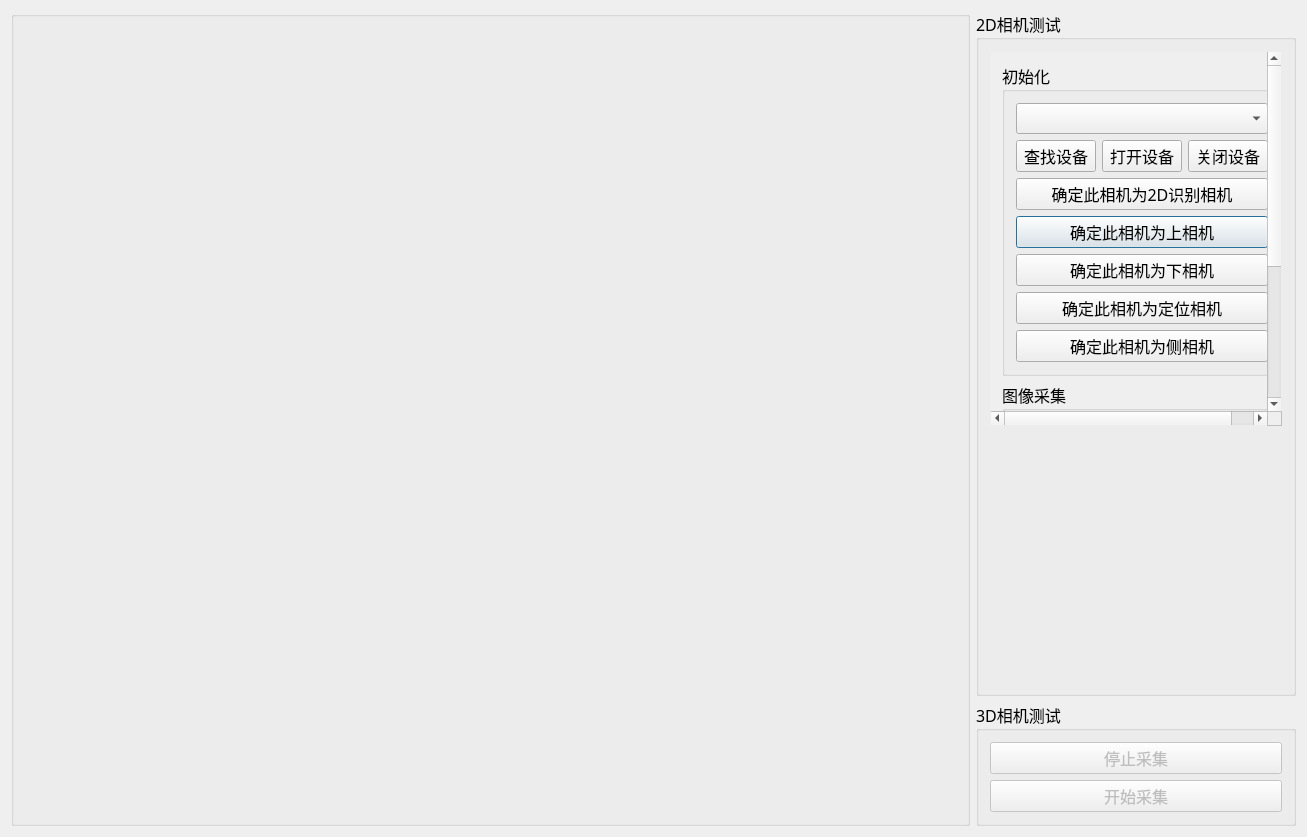
<?xml version="1.0" encoding="UTF-8"?>
<ui version="4.0">
 <class>qg_2dCameraSettingClass</class>
 <widget class="QDialog" name="qg_2dCameraSettingClass">
  <property name="geometry">
   <rect>
    <x>0</x>
    <y>0</y>
    <width>1307</width>
    <height>837</height>
   </rect>
  </property>
  <property name="font">
   <font>
    <family>微软雅黑</family>
    <pointsize>12</pointsize>
   </font>
  </property>
  <property name="windowTitle">
   <string>qg_2dCameraSetting</string>
  </property>
  <layout class="QHBoxLayout" name="horizontalLayout_2" stretch="3,1">
   <item>
    <widget class="QtMyGroupBox" name="groupBox">
     <property name="styleSheet">
      <string notr="true"/>
     </property>
     <property name="title">
      <string/>
     </property>
     <layout class="QHBoxLayout" name="horizontalLayout_3">
      <item>
       <widget class="QGraphicsViews" name="lbl_Window" native="true">
        <property name="styleSheet">
         <string notr="true">border: 1px solid transparent;</string>
        </property>
       </widget>
      </item>
     </layout>
    </widget>
   </item>
   <item>
    <layout class="QVBoxLayout" name="verticalLayout_3" stretch="6,1">
     <item>
      <widget class="TechGroupBox" name="groupBox_CameraTest2D">
       <property name="font">
        <font>
         <family>微软雅黑</family>
         <pointsize>12</pointsize>
        </font>
       </property>
       <property name="styleSheet">
        <string notr="true"/>
       </property>
       <property name="title">
        <string>2D相机测试</string>
       </property>
       <layout class="QVBoxLayout" name="verticalLayout" stretch="3,2">
        <item>
         <widget class="QScrollArea" name="scrollArea">
          <property name="font">
           <font>
            <family>微软雅黑</family>
            <pointsize>12</pointsize>
           </font>
          </property>
          <property name="styleSheet">
           <string notr="true">QScrollArea{
border: 1px solid transparent;
}</string>
          </property>
          <property name="widgetResizable">
           <bool>true</bool>
          </property>
          <widget class="QWidget" name="scrollAreaWidgetContents">
           <property name="geometry">
            <rect>
             <x>0</x>
             <y>0</y>
             <width>280</width>
             <height>516</height>
            </rect>
           </property>
           <layout class="QVBoxLayout" name="verticalLayout_4">
            <item>
             <widget class="QGroupBox" name="groupBox_Init">
              <property name="font">
               <font>
                <family>微软雅黑</family>
                <pointsize>12</pointsize>
               </font>
              </property>
              <property name="title">
               <string>初始化</string>
              </property>
              <layout class="QGridLayout" name="gridLayout">
               <item row="5" column="0" colspan="3">
                <widget class="QPushButton" name="pushButton_sureED_Up">
                 <property name="font">
                  <font>
                   <family>微软雅黑</family>
                   <pointsize>12</pointsize>
                  </font>
                 </property>
                 <property name="text">
                  <string>确定此相机为上相机</string>
                 </property>
                </widget>
               </item>
               <item row="1" column="0">
                <widget class="QPushButton" name="pushButton_FindDevices">
                 <property name="font">
                  <font>
                   <family>微软雅黑</family>
                   <pointsize>12</pointsize>
                  </font>
                 </property>
                 <property name="text">
                  <string>查找设备</string>
                 </property>
                </widget>
               </item>
               <item row="7" column="0" colspan="3">
                <widget class="QPushButton" name="pushButton_sureED_Location">
                 <property name="font">
                  <font>
                   <family>微软雅黑</family>
                   <pointsize>12</pointsize>
                  </font>
                 </property>
                 <property name="text">
                  <string>确定此相机为定位相机</string>
                 </property>
                </widget>
               </item>
               <item row="4" column="0" colspan="3">
                <widget class="QPushButton" name="pushButton_sure2D">
                 <property name="font">
                  <font>
                   <family>微软雅黑</family>
                   <pointsize>12</pointsize>
                  </font>
                 </property>
                 <property name="text">
                  <string>确定此相机为2D识别相机</string>
                 </property>
                </widget>
               </item>
               <item row="1" column="1">
                <widget class="QPushButton" name="pushButton_OpenDevices">
                 <property name="font">
                  <font>
                   <family>微软雅黑</family>
                   <pointsize>12</pointsize>
                  </font>
                 </property>
                 <property name="text">
                  <string>打开设备</string>
                 </property>
                </widget>
               </item>
               <item row="1" column="2">
                <widget class="QPushButton" name="pushButton_CloseDevices">
                 <property name="font">
                  <font>
                   <family>微软雅黑</family>
                   <pointsize>12</pointsize>
                  </font>
                 </property>
                 <property name="text">
                  <string>关闭设备</string>
                 </property>
                </widget>
               </item>
               <item row="6" column="0" colspan="3">
                <widget class="QPushButton" name="pushButton_sureED_Down">
                 <property name="font">
                  <font>
                   <family>微软雅黑</family>
                   <pointsize>12</pointsize>
                  </font>
                 </property>
                 <property name="text">
                  <string>确定此相机为下相机</string>
                 </property>
                </widget>
               </item>
               <item row="0" column="0" colspan="3">
                <widget class="QComboBox" name="comboBox_CameraID">
                 <property name="font">
                  <font>
                   <family>微软雅黑</family>
                   <pointsize>12</pointsize>
                  </font>
                 </property>
                </widget>
               </item>
               <item row="8" column="0" colspan="3">
                <widget class="QPushButton" name="pushButton_sideCamera">
                 <property name="font">
                  <font>
                   <family>微软雅黑</family>
                   <pointsize>12</pointsize>
                  </font>
                 </property>
                 <property name="text">
                  <string>确定此相机为侧相机</string>
                 </property>
                </widget>
               </item>
              </layout>
             </widget>
            </item>
            <item>
             <widget class="QGroupBox" name="groupBox_Grabbing">
              <property name="font">
               <font>
                <family>微软雅黑</family>
                <pointsize>12</pointsize>
               </font>
              </property>
              <property name="title">
               <string>图像采集</string>
              </property>
              <layout class="QHBoxLayout" name="horizontalLayout">
               <item>
                <widget class="QPushButton" name="pushButton_StartGrabbing">
                 <property name="font">
                  <font>
                   <family>微软雅黑</family>
                   <pointsize>12</pointsize>
                  </font>
                 </property>
                 <property name="text">
                  <string>开始采集</string>
                 </property>
                </widget>
               </item>
               <item>
                <widget class="QPushButton" name="pushButton_StopGrabbing">
                 <property name="font">
                  <font>
                   <family>微软雅黑</family>
                   <pointsize>12</pointsize>
                  </font>
                 </property>
                 <property name="text">
                  <string>停止采集</string>
                 </property>
                </widget>
               </item>
               <item>
                <widget class="QPushButton" name="pushButton_SaveImg">
                 <property name="font">
                  <font>
                   <family>微软雅黑</family>
                   <pointsize>12</pointsize>
                  </font>
                 </property>
                 <property name="text">
                  <string>图片保存</string>
                 </property>
                </widget>
               </item>
              </layout>
             </widget>
            </item>
            <item>
             <widget class="QGroupBox" name="groupBox_Paramer">
              <property name="font">
               <font>
                <family>微软雅黑</family>
                <pointsize>12</pointsize>
               </font>
              </property>
              <property name="title">
               <string>参数</string>
              </property>
              <layout class="QGridLayout" name="gridLayout_3">
               <item row="1" column="1">
                <widget class="QLineEdit" name="lineEdit_FrameRate">
                 <property name="font">
                  <font>
                   <family>微软雅黑</family>
                   <pointsize>12</pointsize>
                  </font>
                 </property>
                </widget>
               </item>
               <item row="0" column="3">
                <widget class="QLineEdit" name="lineEdit_Gain">
                 <property name="font">
                  <font>
                   <family>微软雅黑</family>
                   <pointsize>12</pointsize>
                  </font>
                 </property>
                </widget>
               </item>
               <item row="0" column="1">
                <widget class="QLineEdit" name="lineEdit_Exposure">
                 <property name="font">
                  <font>
                   <family>微软雅黑</family>
                   <pointsize>12</pointsize>
                  </font>
                 </property>
                </widget>
               </item>
               <item row="1" column="0">
                <widget class="QLabel" name="label_4">
                 <property name="font">
                  <font>
                   <family>微软雅黑</family>
                   <pointsize>12</pointsize>
                  </font>
                 </property>
                 <property name="text">
                  <string>帧率</string>
                 </property>
                </widget>
               </item>
               <item row="0" column="0">
                <widget class="QLabel" name="label">
                 <property name="font">
                  <font>
                   <family>微软雅黑</family>
                   <pointsize>12</pointsize>
                  </font>
                 </property>
                 <property name="text">
                  <string>曝光</string>
                 </property>
                </widget>
               </item>
               <item row="1" column="3">
                <widget class="QPushButton" name="pushButton_ReadParamer">
                 <property name="font">
                  <font>
                   <family>微软雅黑</family>
                   <pointsize>12</pointsize>
                  </font>
                 </property>
                 <property name="text">
                  <string>读取参数</string>
                 </property>
                </widget>
               </item>
               <item row="0" column="2">
                <widget class="QLabel" name="label_2">
                 <property name="font">
                  <font>
                   <family>微软雅黑</family>
                   <pointsize>12</pointsize>
                  </font>
                 </property>
                 <property name="text">
                  <string>增益</string>
                 </property>
                </widget>
               </item>
               <item row="2" column="3">
                <widget class="QPushButton" name="pushButton_WriteParamer">
                 <property name="font">
                  <font>
                   <family>微软雅黑</family>
                   <pointsize>12</pointsize>
                  </font>
                 </property>
                 <property name="text">
                  <string>写入参数</string>
                 </property>
                </widget>
               </item>
              </layout>
             </widget>
            </item>
           </layout>
          </widget>
         </widget>
        </item>
        <item>
         <widget class="qg_JogButton" name="widget_JogButton" native="true"/>
        </item>
       </layout>
      </widget>
     </item>
     <item>
      <widget class="QGroupBox" name="groupBox_CameraTest3D">
       <property name="title">
        <string>3D相机测试</string>
       </property>
       <layout class="QVBoxLayout" name="verticalLayout_2">
        <item>
         <widget class="QPushButton" name="pushButton_StopGrabbing_3D">
          <property name="enabled">
           <bool>false</bool>
          </property>
          <property name="text">
           <string>停止采集</string>
          </property>
         </widget>
        </item>
        <item>
         <widget class="QPushButton" name="pushButton_StartGrabbing_3D">
          <property name="enabled">
           <bool>false</bool>
          </property>
          <property name="text">
           <string>开始采集</string>
          </property>
         </widget>
        </item>
       </layout>
      </widget>
     </item>
    </layout>
   </item>
  </layout>
 </widget>
 <layoutdefault spacing="6" margin="11"/>
 <customwidgets>
  <customwidget>
   <class>qg_JogButton</class>
   <extends>QWidget</extends>
   <header>qg_jogbutton.h</header>
   <container>1</container>
  </customwidget>
  <customwidget>
   <class>QGraphicsViews</class>
   <extends>QWidget</extends>
   <header>qgraphicsviews.h</header>
   <container>1</container>
  </customwidget>
  <customwidget>
   <class>QtMyGroupBox</class>
   <extends>QGroupBox</extends>
   <header>qtmygroupbox.h</header>
   <container>1</container>
  </customwidget>
  <customwidget>
   <class>TechGroupBox</class>
   <extends>QGroupBox</extends>
   <header location="global">techgroupbox.h</header>
   <container>1</container>
  </customwidget>
 </customwidgets>
 <resources/>
 <connections/>
</ui>
